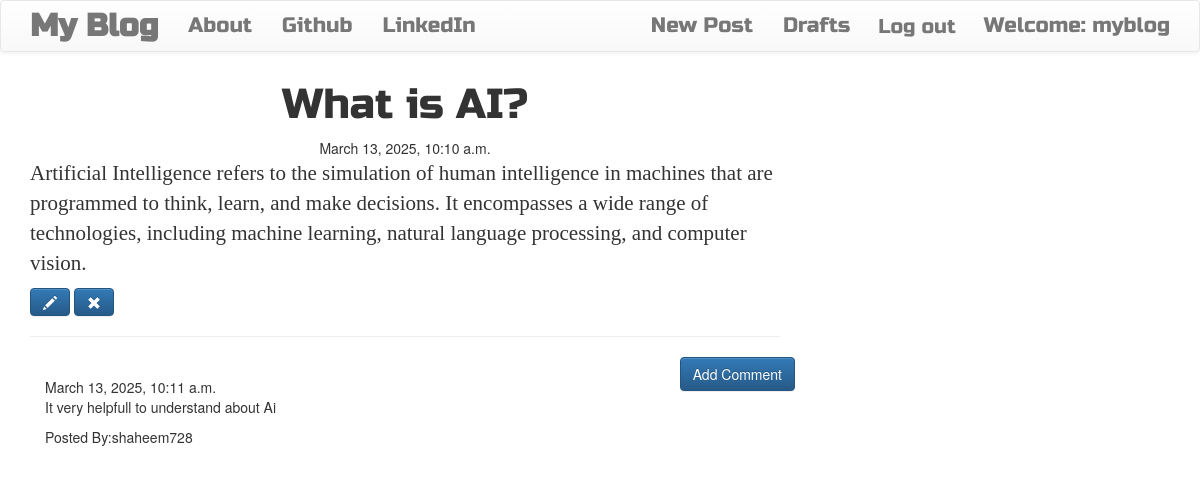
/post/14/ (signed in), run on the app's committed database.
### blog/models.py (models this page shows, shortened)
class Post(models.Model):
    author = models.ForeignKey(User, on_delete=models.CASCADE)
    title = models.CharField(max_length=200)
    text = models.TextField()
    created_date = models.DateTimeField(default=timezone.now)
    published_date = models.DateTimeField(blank=True, null=True)

class Comment(models.Model):
    post = models.ForeignKey('blog.Post', on_delete=models.CASCADE, related_name='comments')
    author = models.CharField(max_length=200)
    text = models.TextField()
    created_date = models.DateTimeField(default=timezone.now)
    approved_comment = models.BooleanField(default=False)

### blog/views.py (the view)
# urls.py: path('post/<int:pk>/',views.PostDetailView.as_view(),name='post_detail'),
class PostDetailView(DetailView):
    model = Post

### blog/templates/blog/post_detail.html (shortened to what this page needs)
{% extends 'blog/base.html' %}
{% block content%}
    <h1 class="posttitle loader">{{post.title}}</h1>
    {% if post.published_date %}
       <div class="date postdate">
        {{post.published_date}}
       </div>
    {% else %}
    <a class="btn btn-default" href="{% url 'post_publish' pk=post.pk  %}">Publish</a>
    {% endif %}
    <p class='postcontent'>{{post.text|safe|linebreaksbr}}</p>
    {% if user.is_authenticated %}
     <a class="btn btn-primary" href="{% url 'post_edit' pk=post.pk%}">
        <span class='glyphicon glyphicon-pencil'></span>
     </a>
     <a class="btn btn-primary" href="{% url 'post_remove' pk=post.pk%}">
        <span class='glyphicon glyphicon-remove'></span>
     </a>
    {% endif %}
    <hr>
    <a class='btn btn-primary btn-comment' href="{% url 'add_comment_to_post' pk=post.pk  %}">Add Comment</a>
    <div class="container">
    {% for comment in post.comments.all %}
      <br>
      {% if user.is_authenticated or comment.approved_comment %}
         {{comment.created_date}}
         <p>{{comment.text|safe|linebreaksbr}}</p>
         <p>Posted By:{{comment.author}}</p>
      {% endif %}
      {% empty %}
      <p>No Comments!</p>
    {% endfor %}
   </div>
{% endblock %}

### blog/templates/blog/base.html (shortened to what this page needs)
{% load static %}
<html lang="en">
<head>
     <link rel="stylesheet" href="https://cdn.jsdelivr.net/npm/bootstrap@3.3.7/dist/css/bootstrap.min.css">
   <link rel="stylesheet" href="https://cdn.jsdelivr.net/npm/bootstrap@3.3.7/dist/css/bootstrap-theme.min.css">
    <link rel="stylesheet" href="//cdn.jsdelivr.net/npm/medium-editor@latest/dist/css/medium-editor.min.css" type="text/css" media="screen" charset="utf-8">
    <link rel="stylesheet" href="{% static 'blog/style.css' %}">
</head>
<body class="loader">
    <nav class="navbar navbar-default techfont custom-navbar">
        <div class="container">
            <ul class="nav navbar-nav">
                <li><a class="navbar-brand bigbrand" href="{% url 'post_list' %}">My Blog</a></li>
                <li><a href="{% url 'about' %}">About</a></li>
                <li><a href="https://www.github.com">Github</a></li>
                <li><a href="https://www.linkedin.com">LinkedIn</a></li>
            </ul>
            <ul class='nav navbar-nav navbar-right'>
                {% if user.is_authenticated %}
                    <li><a href="{% url 'post_new' %}">New Post</a></li>
                    <li><a href="{% url 'post_draft_list' %}">Drafts</a></li>
                    <li style="margin-top: 5px;">
                        <form method="post" action="{% url 'logout' %}" style="display: inline;">
                            <button type="submit" class="btn btn-link " style="font-size:20px;">
                            Log out
                            </button>
                        </form>
                    </li>
                    <li><a>Welcome: {{ user.username }}</a></li>
                {% else %}
                    <li><a class='nav navbar-right' href="{% url 'login' %}">
                        <span class='glyphicon glyphicon-user'></span> Login</a>
                    </li>
                {% endif %}
            </ul>
        </div>
    </nav>
    <div class="content container">
        <div class="row">
            <div class="col-md-8">
                <div class="blog_posts">
                    {% block content%}
                    {% endblock %}
                </div>
            </div>
        </div>
    </div>
</body>
</html>

### blog/static/blog/style.css (style rules this page uses)
.techfont { font-family: "Russo One", serif; font-size:1.5em; margin-bottom: 10px; }
.bigbrand { font-size: 1.5em; font-weight: bolder; }
.postdate { text-align: center; }
.posttitle { font-family: "Russo One", serif; font-size:3em; text-align: center; }
.postcontent { font-family: 'Monserrat'; font-size: 1.5em; }
.btn-comment { position: absolute; right: 0px; }
.loader { filter:hue-rotate(0deg); color:linear-gradient(45deg,#0f8,#08f); animation:hue 10000ms infinite linear; }

### data on the page
Post: title "What is AI?", published_date "March 13, 2025, 10:10 a.m.", text "Artificial Intelligence refers to the simulation of human intelligence in machines that are programmed to think, learn, and make decisions. It encompasses a wide range of technologies, including machine learning, natural language processing, and computer vision."
Comment: created_date "March 13, 2025, 10:11 a.m.", text "It very helpfull to understand about Ai", author "shaheem728"

### other printed values
{{ user.username }} "myblog"
